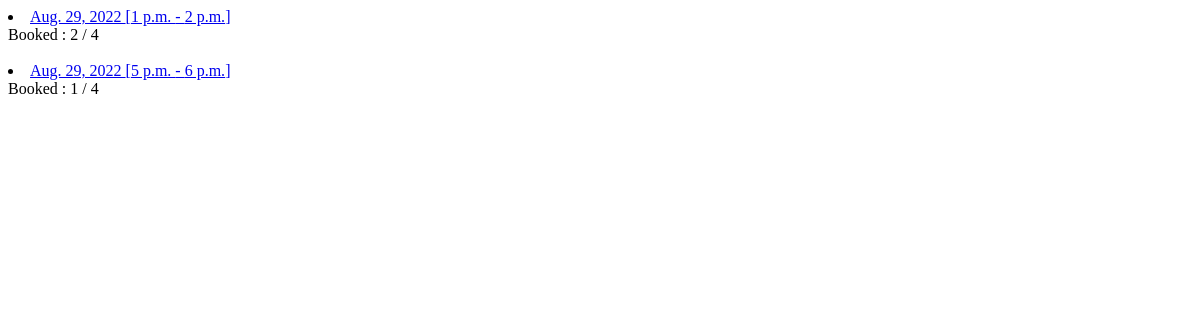
The page /slots/1 on the database as committed earlier.
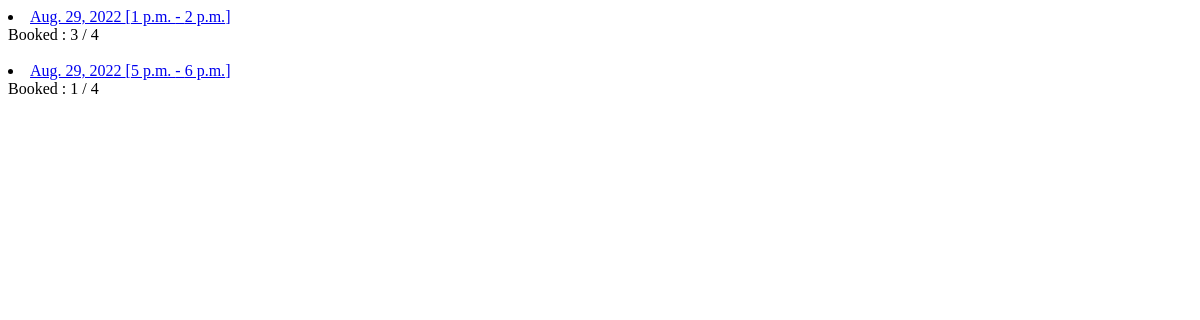
The same page on the database as committed later.
### accounts/models.py (models this page shows, shortened)
class Slot(models.Model):
    court = models.ForeignKey(Court,on_delete=models.CASCADE)
    booked = models.IntegerField(default=0)
    date = models.DateField()
    start_time = models.TimeField()
    end_time = models.TimeField()
    status1 = (('1','available'),('2','booked'),('3','cancelled'))
    status = models.CharField(max_length=1,choices=status1,default='1')

class Court(models.Model):
    name = models.CharField(max_length=100)
    sport = models.ForeignKey(Sport,on_delete=models.CASCADE)
    capacity = models.PositiveIntegerField()

### accounts/views.py (the view)
# urls.py: path('slots/<slug:court_id>',views.slotbook,name='slotbook'),
def slotbook(request,court_id):
    court1 = Court.objects.get(id = court_id)
    slots = Slot.objects.filter(court = court1)
    return render(request,'accounts/slots.html',{'slots':slots})

### accounts/templates/accounts/slots.html (shortened to what this page needs)
<!DOCTYPE html>
<html lang="en">
<head>
</head>
<body>
    {% for i in slots %}
    <li>
        <a href="/book_slot/{{i.id}}">{{i.date}} [{{i.start_time}} - {{i.end_time}}] </a>
        <br>
        Booked : {{i.booked}} / {{i.court.capacity}}
    </li>
    <br>
    {% endfor %}
</body>
</html>

Rows that differ between the two databases and show on the page:
changed Slot (number 1 of 2 on the later page): booked "2" → "3"
